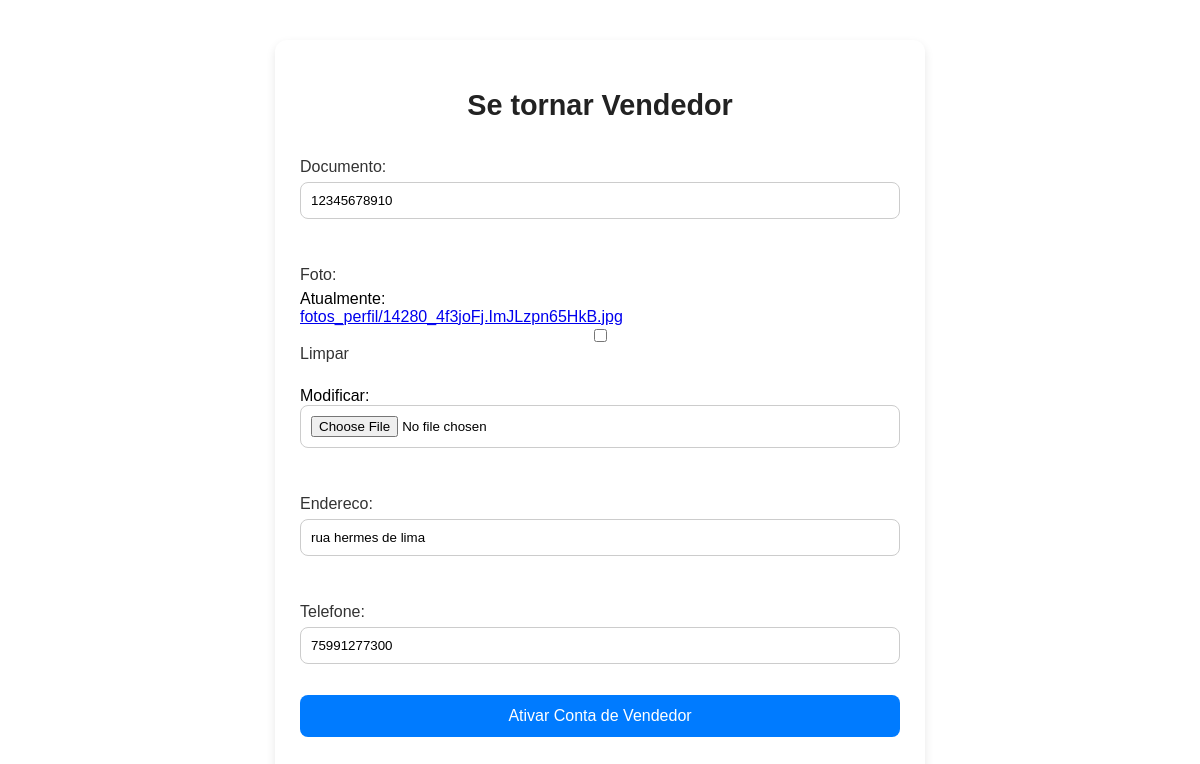
The page /home/tornar-vendedor/ (signed in) on the database its author committed.
### home/models.py (models this page shows)
class Perfil(models.Model):
    TIPOS_USUARIO = (
        ('cliente', 'Cliente'),
        ('vendedor', 'Vendedor'),
    )
    user = models.OneToOneField(User, on_delete=models.CASCADE)
    foto = models.ImageField(upload_to='fotos_perfil/', blank=True, null=True)
    telefone = models.CharField(max_length=20, blank=True, null=True)
    endereco = models.CharField(max_length=255, blank=True, null=True)
    tipo_usuario = models.CharField(max_length=20, choices=TIPOS_USUARIO, default='cliente')
    nome_loja = models.CharField(max_length=100, blank=True, null=True)
    descricao_loja = models.TextField(blank=True, null=True)
    documento = models.CharField(max_length=20, blank=True, null=True)  # CPF/CNPJ

### home/views.py (the view)
# urls.py: path("tornar-vendedor/", views.tornar_vendedor, name="tornar_vendedor"),
@login_required
def tornar_vendedor(request):
    perfil, _ = Perfil.objects.get_or_create(user=request.user)  # evita erro se não tiver Perfil
    if request.method == 'POST':
        form = VendedorForm(request.POST, request.FILES, instance=perfil)
        if form.is_valid():
            p = form.save(commit=False)
            p.tipo_usuario = 'vendedor'
            p.save()
            return redirect('dashboard_vendedor')
    else:
        form = VendedorForm(instance=perfil)
    return render(request, 'home/tornar_vendedor.html', {'form': form})

### home/forms.py
class VendedorForm(forms.ModelForm):
    class Meta:
        model = Perfil
        fields = ['documento', 'foto', 'endereco', 'telefone']

### home/context_processors.py (called while the page is built)
def global_context(request):
    notificacoes = []
    if request.user.is_authenticated:
        notificacoes = NotificacaoUsuario.objects.filter(user=request.user).order_by('-data_criacao')[:5]
    return {
        'notificacoes': notificacoes,
    }

### home/templates/home/tornar_vendedor.html (shortened to what this page needs)
<div class="seller-container">
    <h2>Se tornar Vendedor</h2>
    <form method="post" enctype="multipart/form-data">
        {{ form.as_p }}
        <button type="submit">Ativar Conta de Vendedor</button>
    </form>
</div>

### home/templates/home/tornar_vendedor.html (style rules this page uses)
.seller-container { max-width: 600px; margin: 40px auto; padding: 25px; background: #fff; border-radius: 12px; box-shadow: 0 4px 10px rgba(0,0,0,0.1); font-family: 'Poppins', sans-serif; }
.seller-container h2 { text-align: center; font-size: 1.8rem; color: #222; margin-bottom: 20px; }
.seller-container form { display: flex; flex-direction: column; gap: 15px; }
.seller-container form p { display: flex; flex-direction: column; }
.seller-container label { font-weight: 500; margin-bottom: 6px; color: #333; }
.seller-container input, .seller-container textarea, .seller-container select { padding: 10px; border: 1px solid #ccc; border-radius: 8px; outline: none; transition: border 0.3s; }
.seller-container button { background: #007bff; color: #fff; border: none; padding: 12px; border-radius: 8px; cursor: pointer; font-size: 1rem; font-weight: 500; transition: background 0.3s; }

### rows shown on the page
Perfil: documento "12345678910", endereco "rua hermes de lima", telefone "75991277300"
